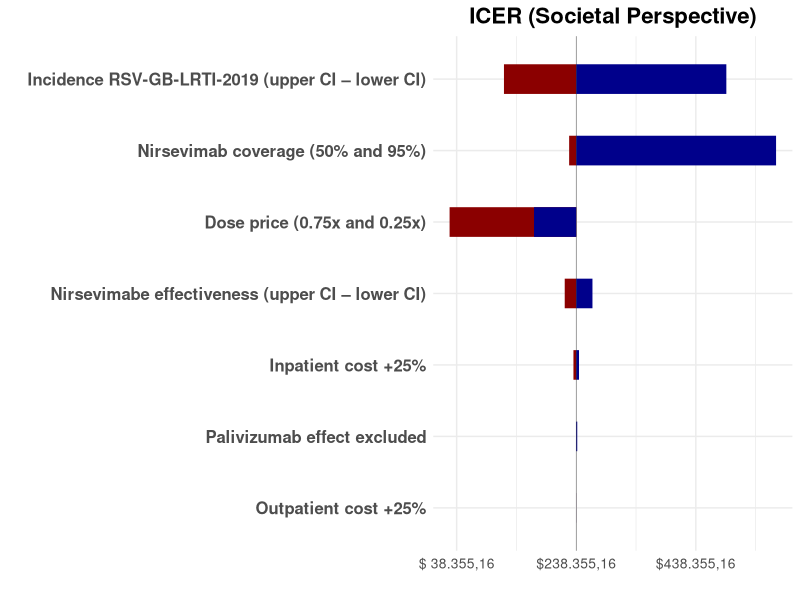

The R script that drew this image:
library(ggplot2)
library(dplyr)

# Dados fornecidos
dados_icer <- data.frame(
  Variavel = c("Nirsevimabe effectiveness (upper CI – lower CI)",
               "Dose price (0.75x and 0.25x)",
               "Nirsevimab coverage (50% and 95%)",
               "Incidence RSV-GB-LRTI-2019 (upper CI – lower CI)",
               "Inpatient cost +25%",
               "Outpatient cost +25%",
               "Palivizumab effect excluded"),
  Impacto_Min = c(219111.52, 26576.81, 226510.06, 117503.43, 233696.96, 238266.62, 238355.16),  # ICER mínimo
  Impacto_Max = c(265492.30, 167762.37, 572542.87, 489384.57, 243013.35, 238443.69, 240066.92) # ICER máximo
)

# Valor de centro (ICER base)
centro <- 238355.16

# Ajustar os dados em relação ao centro
dados_ajustados <- dados_icer %>%
  mutate(
    Min_Ajustado = Impacto_Min - centro,  # Desvio abaixo do centro
    Max_Ajustado = Impacto_Max - centro,  # Desvio acima do centro
    # CALCULAR A AMPLITUDE (impacto total)
    Amplitude = abs(Max_Ajustado - Min_Ajustado)
  ) %>%
  # ORDENAR POR AMPLITUDE DECRESCENTE (maior impacto primeiro)
  arrange(Amplitude) %>%
  # MANTER A ORDEM NO GRÁFICO
  mutate(Variavel = factor(Variavel, levels = Variavel))

# Verificar a ordem
print(dados_ajustados[, c("Variavel", "Amplitude")])

# Criar o diagrama de tornado
ggplot(dados_ajustados) +
  # Barra do valor MÍNIMO (vermelha)
  geom_segment(aes(x = Variavel, xend = Variavel, 
                   y = 0, yend = Min_Ajustado),
               color = "darkred", linewidth = 10, alpha = 1) +
  
  # Barra do valor MÁXIMO (azul)
  geom_segment(aes(x = Variavel, xend = Variavel, 
                   y = 0, yend = Max_Ajustado),
               color = "darkblue", linewidth = 10, alpha = 1) +
  
  # Linha de centro (ICER base)
  geom_hline(yintercept = 0, color = "black", 
             linetype = "solid", linewidth = 0.1) +
  
  # Coordenadas e temas
  coord_flip() +
  theme_minimal() +
  
  # Rótulos e título
  labs(
    title = "ICER (Societal Perspective)",
    x = "",
    y = "",
  ) +
  
  # Formatação do eixo Y para mostrar valores em USD
  scale_y_continuous(labels = function(x) {
    paste0("$", format(x + centro, big.mark = ".", decimal.mark = ",", nsmall = 2))
  }) +
  
  # Melhorar a aparência
  theme(
    plot.title = element_text(face = "bold", size = 16, hjust = 0.5),
    plot.subtitle = element_text(size = 12, hjust = 0.5, color = "gray50"),
    axis.text.y = element_text(face = "bold", size = 12),
    axis.text.x = element_text(size = 10),
    legend.position = "none"
  )